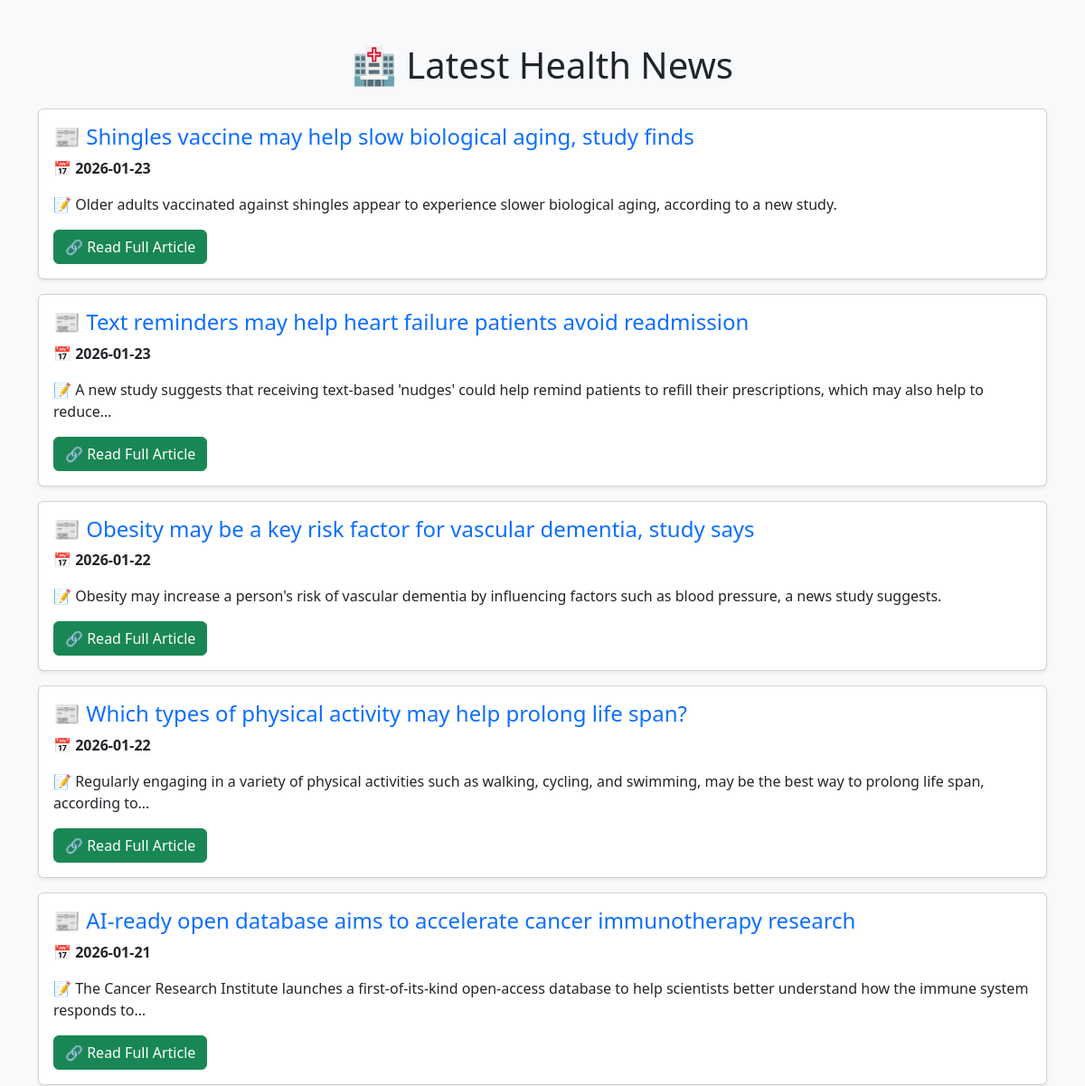
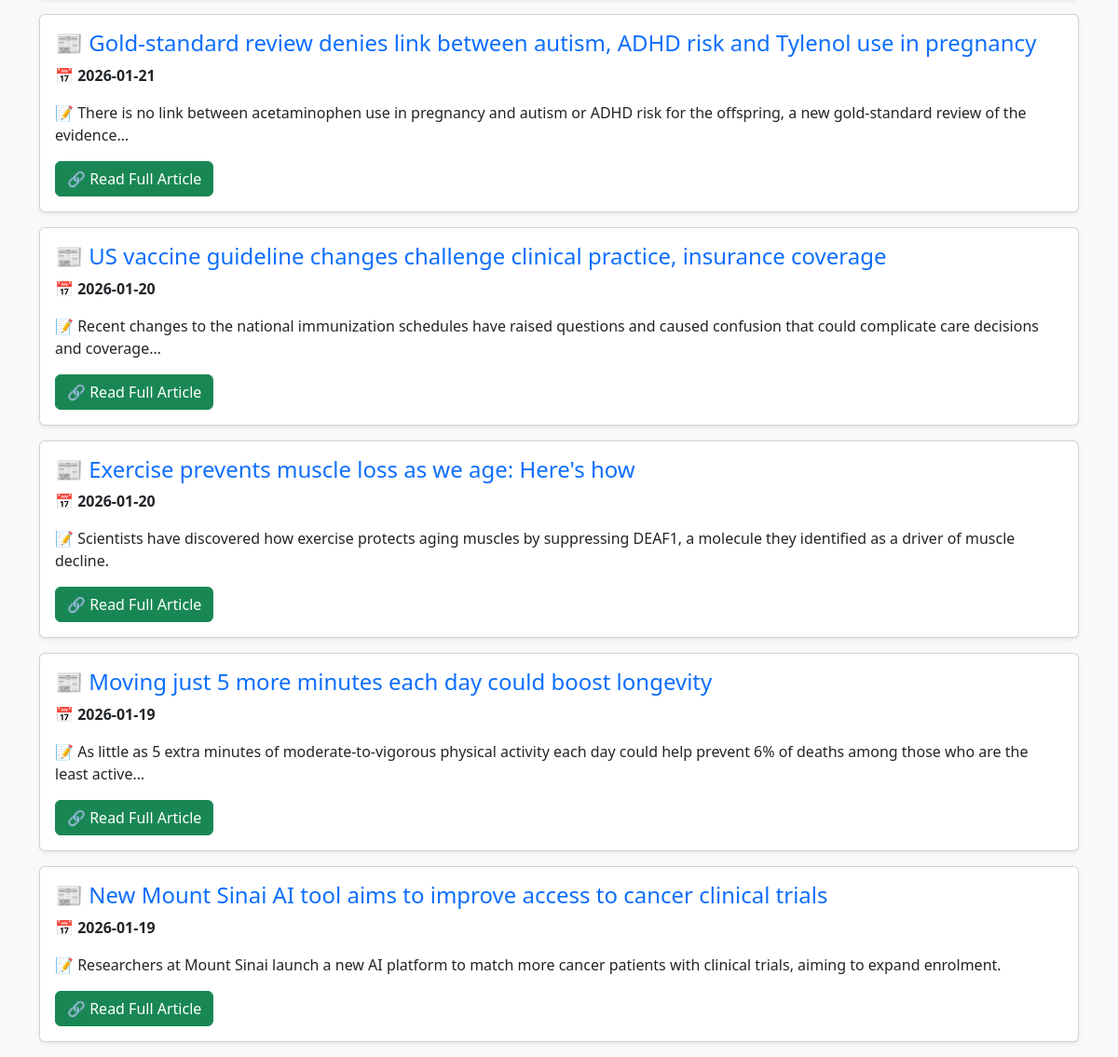
Before: / with the older database file (2 pictures, top to bottom).
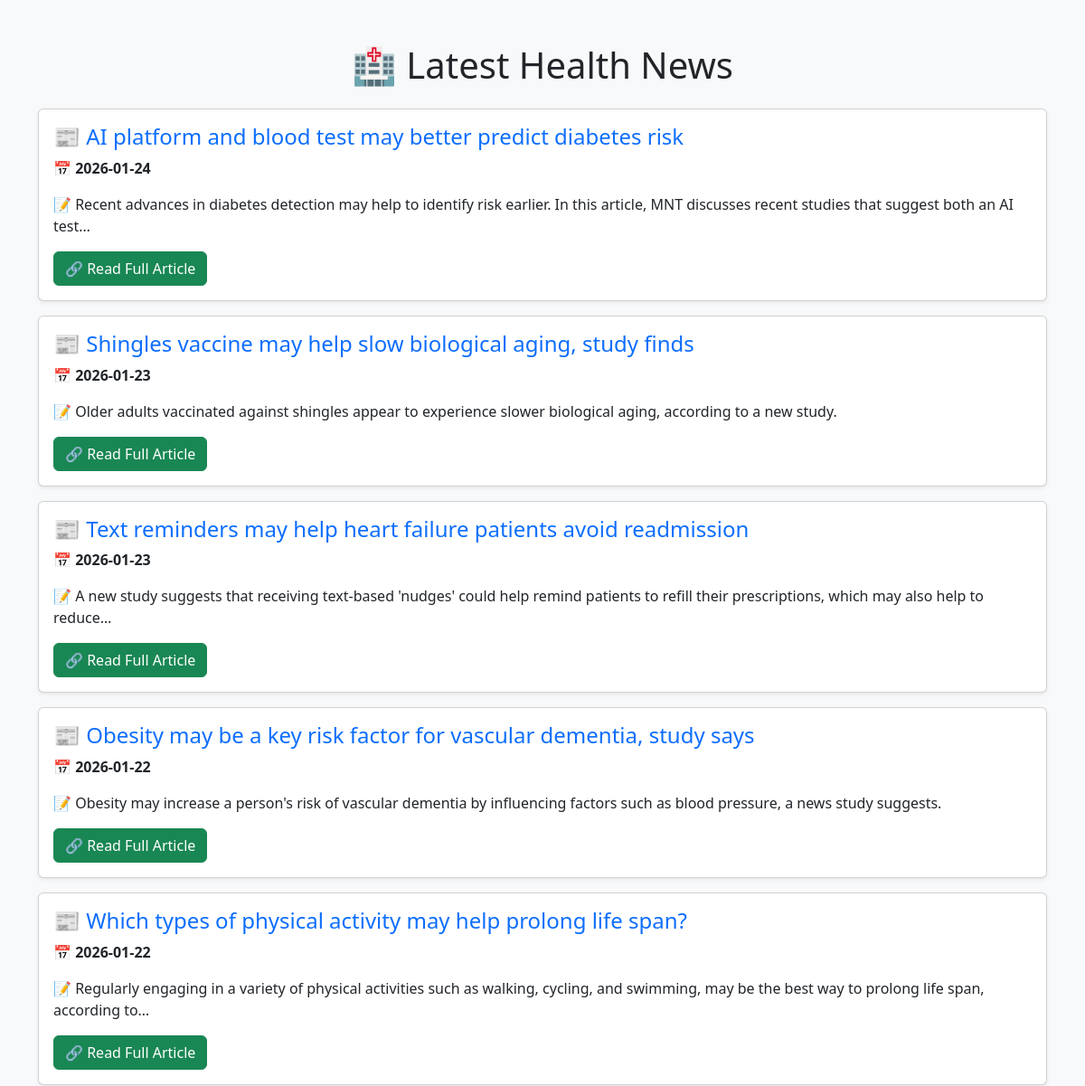
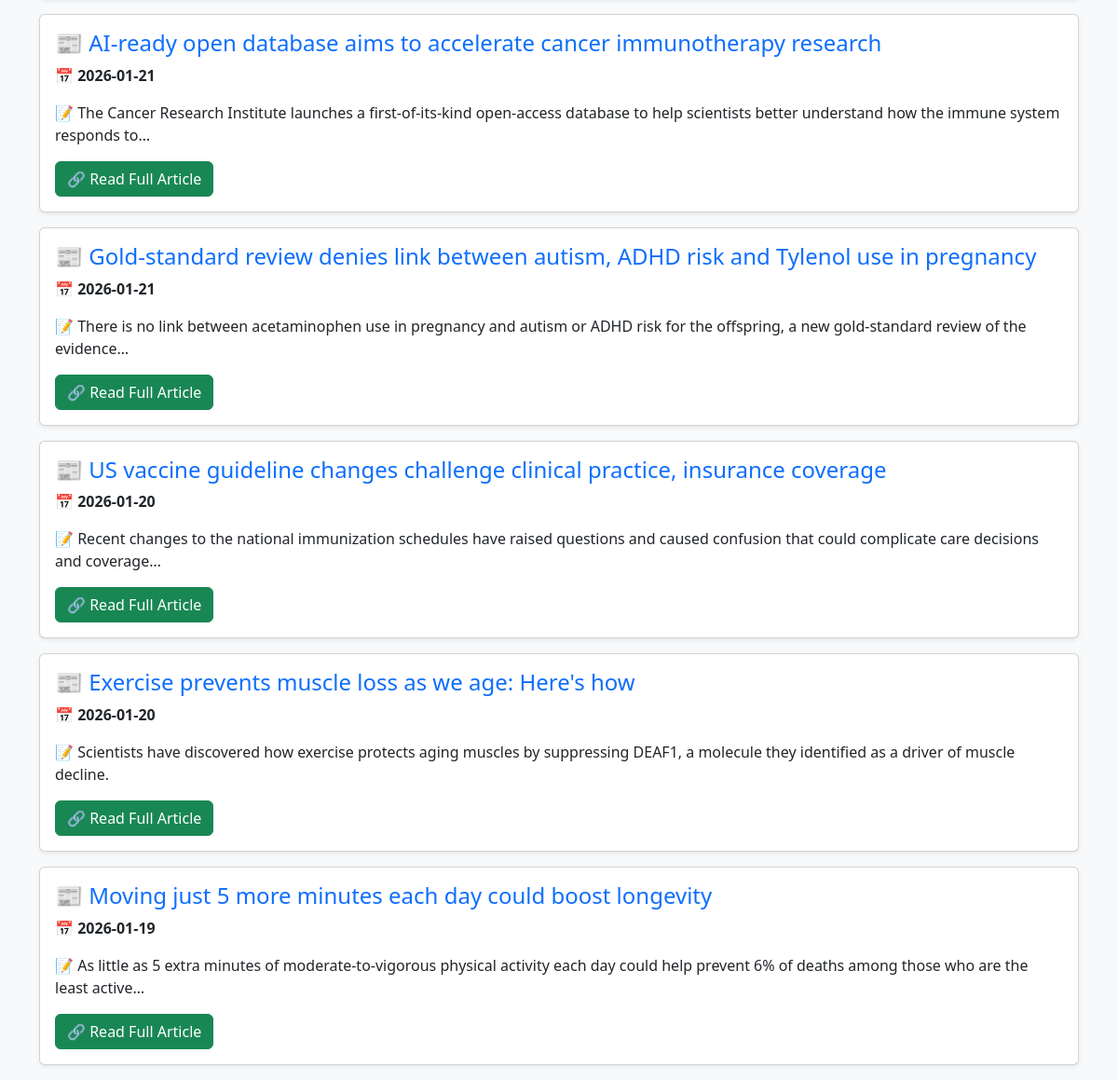
After: the same page with the newer database file (2 pictures, top to bottom).
### tables this page shows
CREATE TABLE news (
        id INTEGER PRIMARY KEY AUTOINCREMENT,
        date TEXT NOT NULL,
        title TEXT UNIQUE, 
        description TEXT,
        news_url TEXT
    );

### app.py (the view)
@app.route("/")
def index():
    page = request.args.get("page", 1, type=int)  # Get the current page number
    limit = 10  # Number of articles per page
    offset = (page - 1) * limit  # Calculate the offset
    news = fetch_news(limit, offset)
    return render_template("index.html", news=news, page=page)

### app.py (called while the page is built)
def fetch_news(limit=10, offset=0):
    conn = sqlite3.connect("health_news.db")
    cursor = conn.cursor()
    cursor.execute("SELECT date, title, description, news_url FROM news ORDER BY date DESC LIMIT ? OFFSET ?", (limit, offset))
    news_list = cursor.fetchall()
    conn.close()
    return news_list

### templates/index.html (shortened to what this page needs)
<!DOCTYPE html>
<html lang="en">
<head>
    <link href="https://cdn.jsdelivr.net/npm/bootstrap@5.3.0/dist/css/bootstrap.min.css" rel="stylesheet">
</head>
<body class="bg-light">
    <div class="container mt-5">
        <h1 class="text-center mb-4">🏥 Latest Health News</h1>
        {% for article in news %}
        <div class="card mb-3 shadow-sm">
            <div class="card-body">
                <h4 class="card-title text-primary">📰 {{ article[1] }}</h4>
                <p class="card-text">📅 <strong>{{ article[0] }}</strong></p>
                <p class="card-text">📝 {{ article[2] }}</p>
                <a href="{{ article[3] }}" class="btn btn-success" target="_blank">🔗 Read Full Article</a>
            </div>
        </div>
        {% endfor %}
    </div>
</body>
</html>

Changed rows visible on the page:
no longer on this page (row unchanged): news: title "New Mount Sinai AI tool aims to improve access to cancer clinical trials", date "2026-01-19", description "Researchers at Mount Sinai launch a new AI platform to match more cancer patients with clinical trials, aiming to expand enrolment."
added news: title "AI platform and blood test may better predict diabetes risk", date "2026-01-24", description "Recent advances in diabetes detection may help to identify risk earlier. In this article, MNT discusses recent studies that suggest both an AI test…"
